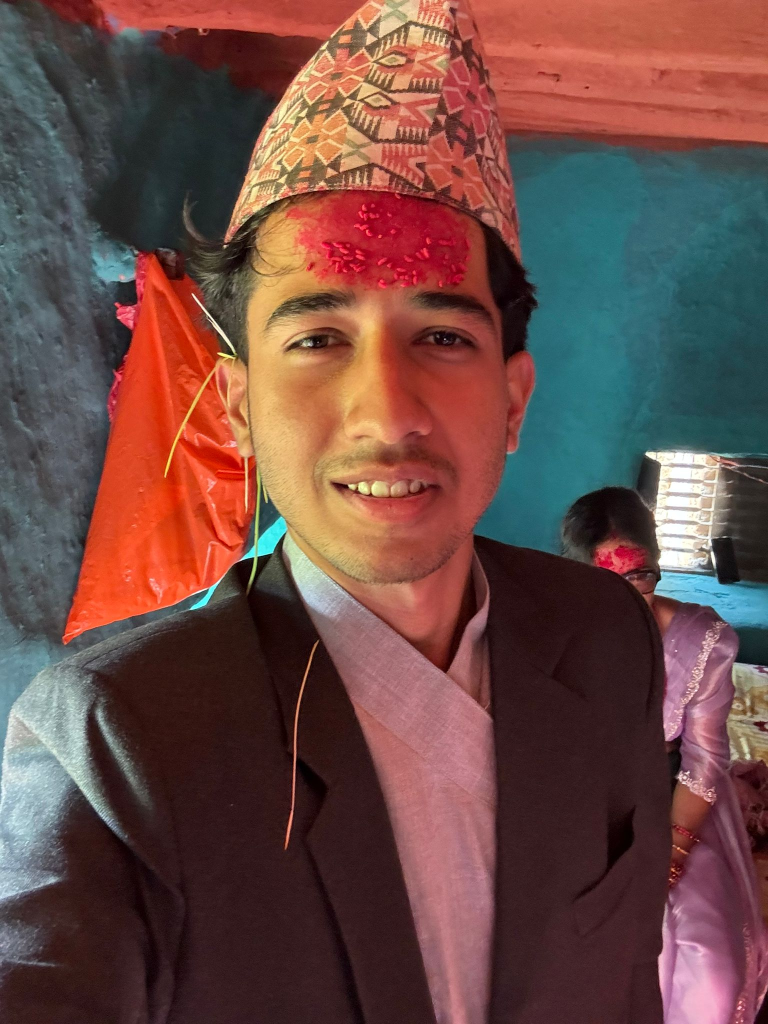
#> input picture Computer-Vision-For-Everyone/nischal.jpg, 1536 x 2048 px (shown at 1/2 size)
$ python wrote.py
#> lines starting #> are read from the running program, lines starting #| are printed output that depends on the picture
import cv2 as cv

img = cv.imread('nischal.jpg')
#> img is the input picture: shape (2048, 1536, 3); mean B, G, R 69.4, 74.3, 108.8
cv.imshow('Nischal',img)

# [17 lines of commented-out code are left out]

cropped = img[50:200, 200:400]
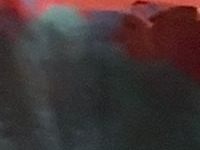
#> cropped: shape (150, 200, 3); mean B, G, R 52.6, 52.2, 65.2
cv.imshow('Cropped',cropped)

cv.waitKey(0)
